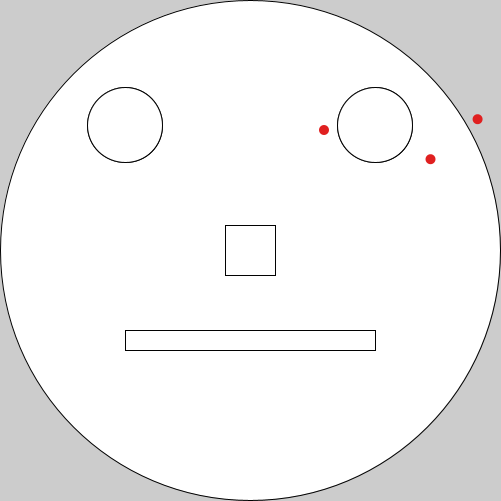
Frame 1 (no input)
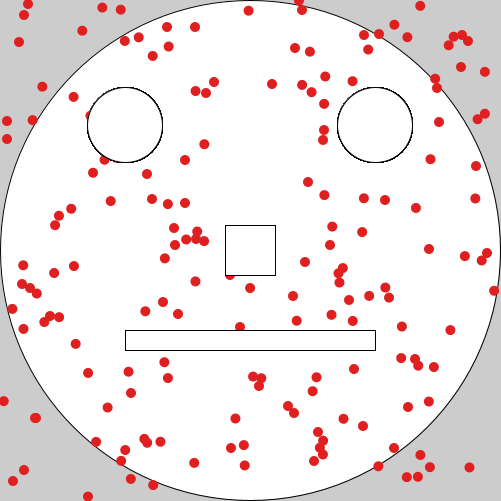
Frame 60 (the mouse pressed at the canvas centre just before this capture)
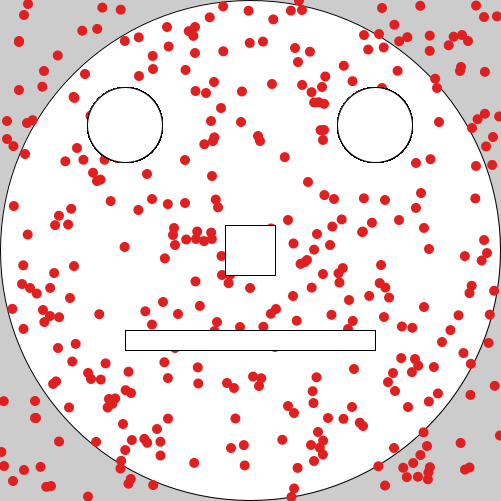
Frame 120 (the mouse held since frame 60 and released just before this capture)

The Processing sketch that drew these frames (run headless with seeded random() and noise(); from frame 60 on, the mouse is pressed at the canvas centre):

// Processing sketch: Happy_Measles_Structured
// ── Happy_Measles_Structured.pde
//Happy Mealses, Structured Program

//Variables Go Here

void setup () {
  //Notice the overlap of lines, separated by 1 pixel
  size (501, 501);
  //fullScreen();
  //print("Screen Dimension" + "\n  My display width is ", + displayWidth + "\n  My dispaly hieght is " + displayHeight);

  ellipse (250, 250, 500, 500); // Face Shape
  ellipse (125, 125, 75, 75); // Eye,Left
  ellipse (375, 125, 75, 75); // Eye, Right
  rectMode (CENTER); // Change the Default from CORNER
  rect (250, 250, 50, 50); // Nose
  rect (250, 250+90, 250, 20); //Mouth
  rectMode (CORNER); // Change back to the Default
}

void draw () {
  noStroke(); // Change the default
  fill(#E02020); // Beuatiful Red colour
  ellipse (int(random(0, 502)), int(random(0, 502)), 10, 10); // Measles Start, Casting Review
  ellipse (random(0, 502), random(0, 502), 10, 10); // Measles Start, Casting Review with float
  ellipse (random(0, 502), random(0, 502), 10, 10);
  
  stroke(1); // so my eye get a black outline
  fill(255); // so my eye does not get a red colour
  ellipse (125, 125, 75, 75); // Eye,Left
  ellipse (375, 125, 75, 75); // Eye, Right
  rectMode (CENTER); // Change the Default from CORNER
  rect (250, 250, 50, 50); // Nose
  rect (250, 250+90, 250, 20); //Mouth
  rectMode (CORNER); // Change back to the Default
}

//void keyPressed () {}

//mousePressed () {}
